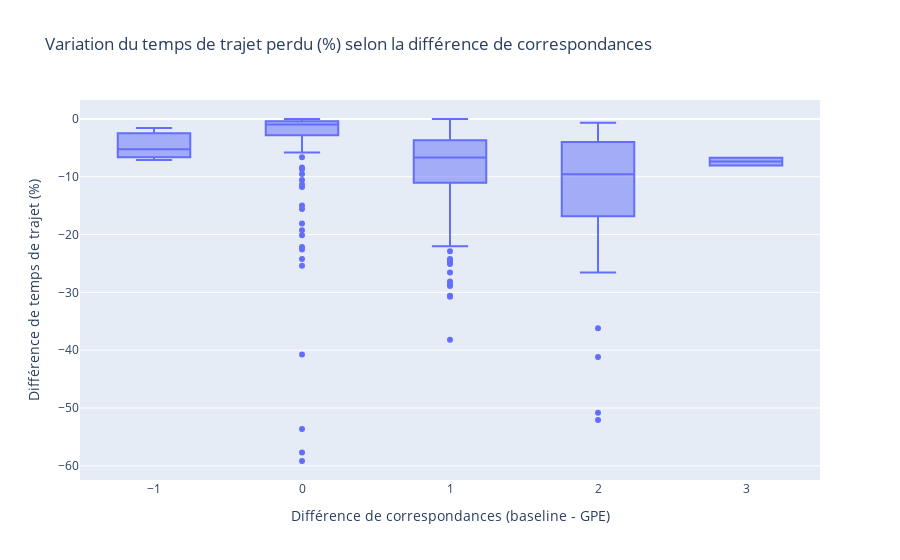

The notebook cell saved with this chart:
### Code cell
merged_df = pd.merge(
    negatif[["person_id", "person_trip_id", "travel_time_diff_percent"]],
    merged_counts[["person_id", "person_trip_id", "count_diff"]],
    on=["person_id", "person_trip_id"],
    how="inner"
)


fig = px.box(
    merged_df,
    x="count_diff",
    y="travel_time_diff_percent",
    title="Variation du temps de trajet perdu (%) selon la différence de correspondances",
    labels={
        "count_diff": "Différence de correspondances (baseline - GPE)",
        "travel_time_diff_percent": "Différence de temps de trajet (%)"
    },
    #points="all",  # ajoute les points individuels (peut être "outliers" ou False)
    color_discrete_sequence=["#636EFA"]
)

fig.write_image("outputs/plots/routing/boxplot_temps_vs_corresp.png", width=1000)
fig.show()

### Figure 1 — Plotly figure (JSON) as saved in the notebook; plotly's stock layout.template omitted (floating-point values rounded to 4 significant figures; data arrays with more than 128 entries replaced by an {"elided": "..."} marker saying what was removed)
{"data": [{"alignmentgroup": "True", "hovertemplate": "Différence de correspondances (baseline - GPE)=%{x}<br>Différence de temps de trajet (%)=%{y}<extra></extra>", "legendgroup": "", "marker": {"color": "#636EFA"}, "name": "", "notched": false, "offsetgroup": "", "orientation": "v", "showlegend": false, "type": "box", "x": {"elided": "746 int values"}, "x0": " ", "xaxis": "x", "y": {"elided": "746 float values"}, "y0": " ", "yaxis": "y"}], "layout": {"boxmode": "group", "legend": {"tracegroupgap": 0}, "title": {"text": "Variation du temps de trajet perdu (%) selon la différence de correspondances"}, "xaxis": {"anchor": "y", "domain": [0, 1], "title": {"text": "Différence de correspondances (baseline - GPE)"}}, "yaxis": {"anchor": "x", "domain": [0, 1], "title": {"text": "Différence de temps de trajet (%)"}}}}
